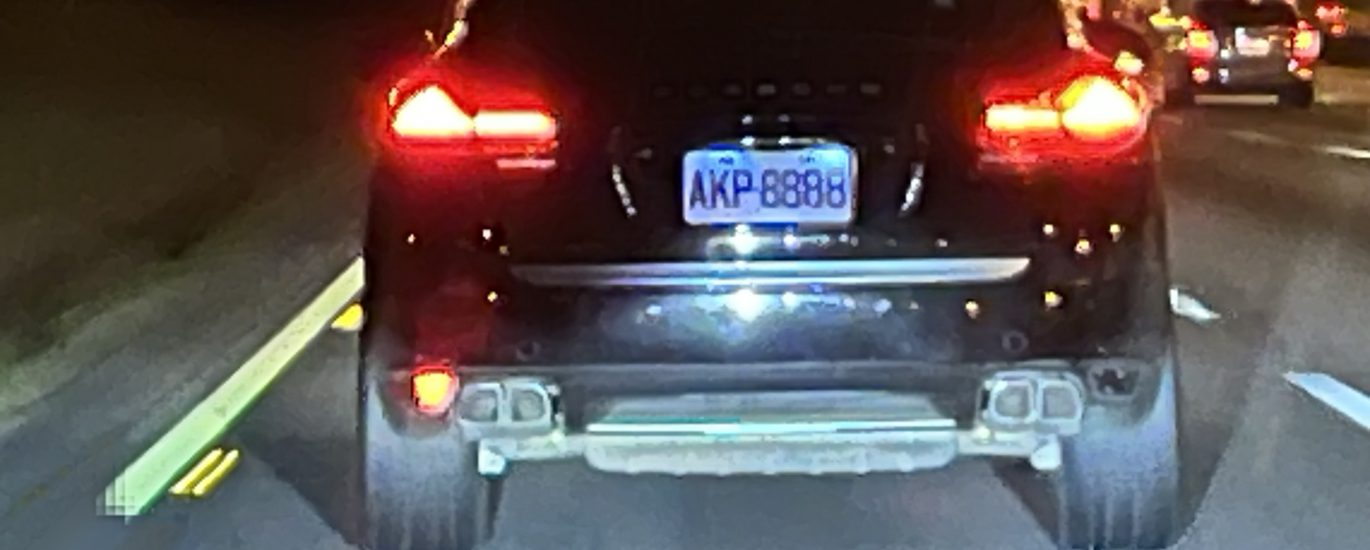
#> input picture test01.jpg, 1370 x 550 px
$ python ImgToText.py
#> lines starting #> are read from the running program, lines starting #| are printed output that depends on the picture; after the words box and inside, x2 and y2 are one past the last pixel; in counts of white or black regions, pixels touching at a corner belong together
# from PIL import Image
import matplotlib.pyplot as plot
import pytesseract
import numpy as np
import cv2

''' ====辨識原則====
1. 黑底白字,字型清晰
2. 字體最小12號字，也不可過大
3. 去除文字底線
4. 圖片解析度高於 300 DPI
5. 去除圖片光影
6. 最好二值化,去噪
===================='''

# 手動指定 tesseract.exe 路徑
pytesseract.pytesseract.tesseract_cmd = r"C:\Program Files\Tesseract-OCR\tesseract.exe"

''' pytesseract 其中重要的function:
1. image_to_string 回傳純文字串
2. image_to_data 傳回字串,bbox,level...等等訊息

image_to_data 參數:
image_to_data(image, lang=None, config='', nice=0, output_type=Output.STRING, timeout=0, pandas_config=None)
1. image 傳入圖片可以是 Pillow, opencv, numpy 圖片
2. lang 語言默認為英文(eng)，另有簡體中文(chi_sim)，繁體中文(chi_tra)...  等等
3. config 設定辨識模式,辨識白名單,辨識方式等等
4. 回傳數據類型，默認為string，output_type=pytesseract.Output.DICT 可以回傳dict格式
'''

# ===========讀取圖片
img = cv2.imread("test01.jpg")
#> img is the input picture: shape (550, 1370, 3); mean B, G, R 82.7, 83.2, 93

# =========== alpha => 對比， beta => 亮度
alpha = 0.5
beta = 0
adjusted = cv2.convertScaleAbs(img, alpha=alpha, beta=beta)
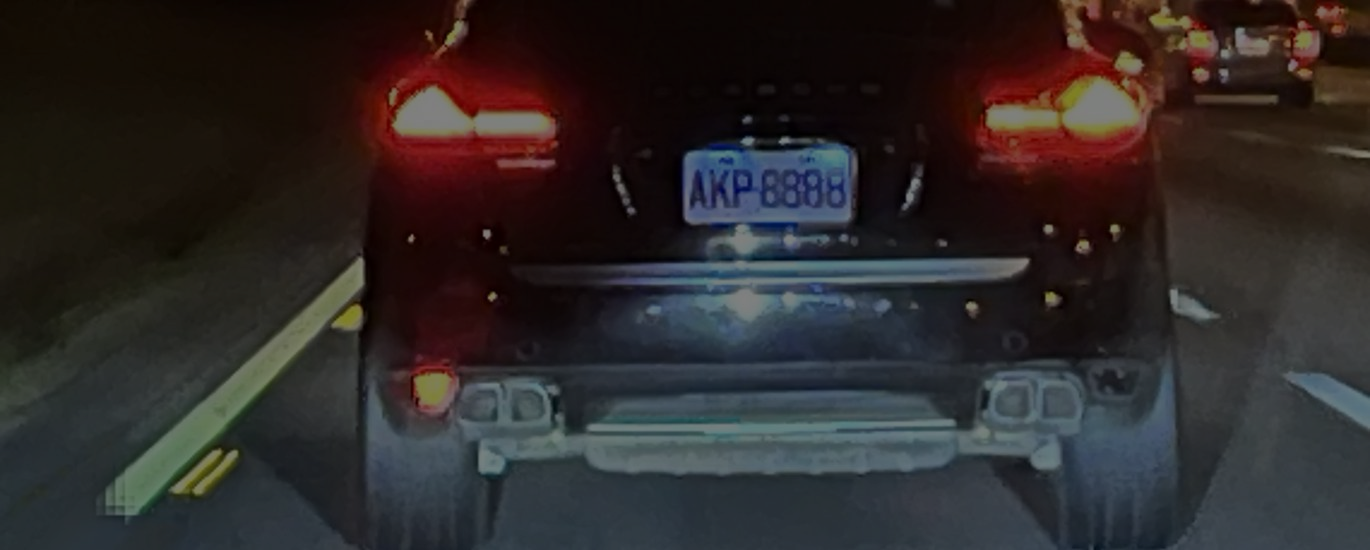
#> adjusted: shape (550, 1370, 3); mean B, G, R 41.3, 41.6, 46.5
# opencv 內並沒有字帶調整對比降噪的函數，因此使用纖性來提升對比,降低升高亮度
plot.imshow(cv2.cvtColor(adjusted, cv2.COLOR_BGR2RGB))  # OpenCV 預設是 BGR 需轉成 RGB
plot.axis("off")  # 隱藏座標軸
plot.show()
print('pic--1--adjusted')

# ==========轉成灰階 255白 - 0黑
img2 = cv2.cvtColor(adjusted, cv2.COLOR_RGB2GRAY)
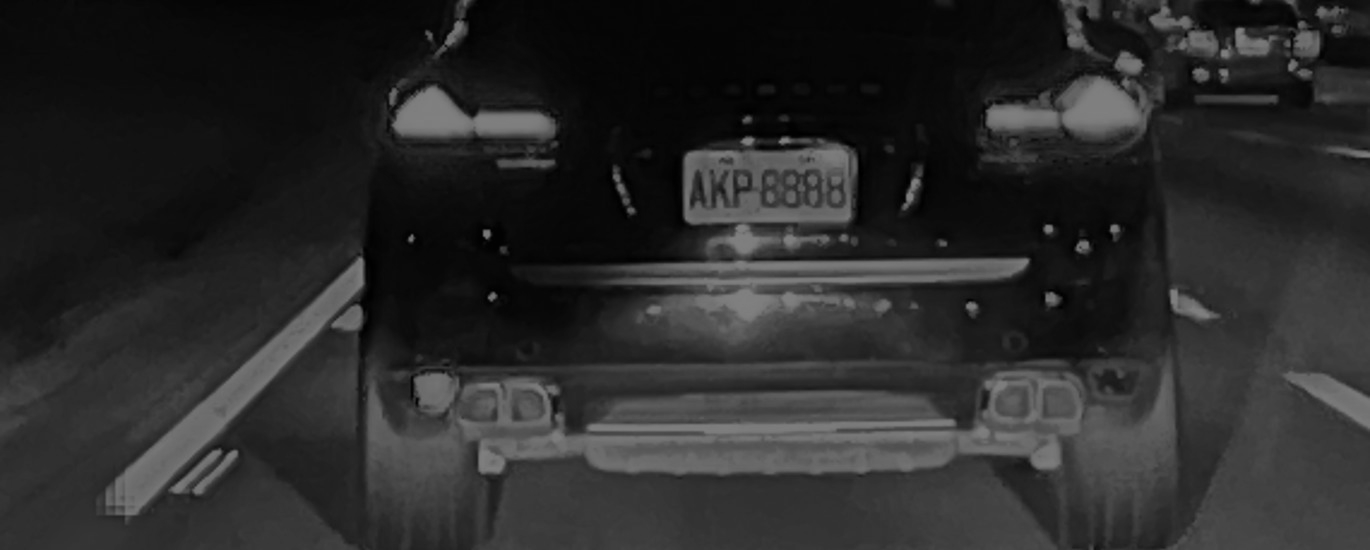
#> img2: shape (550, 1370); min 0, max 128, mean 42
plot.imshow(img2, cmap="gray")
plot.axis("off")  # 隱藏座標軸
plot.show()
print('pic--2--img2')

# ==========膨脹與腐蝕 去除黑白點
''' ===先膨脹再腐蝕的效果===
這種組合叫做「開運算」(Opening Operation)：
先膨脹，擴大目標物，連接斷裂區域。
再腐蝕，去除多餘雜訊，平滑邊界。
效果：有效去除雜訊、平滑邊界、修復小型間隙。
'''
kernel = np.ones((5, 5), np.uint8)
binary = cv2.dilate(img2, kernel, iterations=4) #膨脹
''' 膨脹:
擴大白色區域，減少黑色區域。
填補小孔洞，消除細小雜訊。
強化物件邊界，適用於需要連接斷開的區域。

cv2.dilate(src, kernel, iterations)
src => 輸入圖像
kernel => 結構元素（用於決定操作範圍）
iterations => 膨脹的次數，次數越多效果越明顯
'''
plot.imshow(binary, cmap="gray")
plot.axis("off")  # 隱藏座標軸
plot.show()
print('pic--2--binary')


binary = cv2.erode(binary, kernel, iterations=2) #腐蝕
''' 腐蝕:
縮小白色區域，擴大黑色區域。
去除細小噪點，消除孤立像素。
分割物件，適用於連接過於緊密的區域。
cv2.erode(src, kernel, iterations)
src => 輸入圖像
kernel => 結構元素（用於決定操作範圍）
iterations => 腐蝕的次數，次數越多效果越明顯
'''
plot.imshow(binary, cmap="gray")
plot.axis("off")  # 隱藏座標軸
plot.show()
print('pic--2--binary')


#  ==========抓線條
binary = cv2.adaptiveThreshold(binary, 255, cv2.ADAPTIVE_THRESH_GAUSSIAN_C,
                               cv2.THRESH_BINARY, 25, 2)
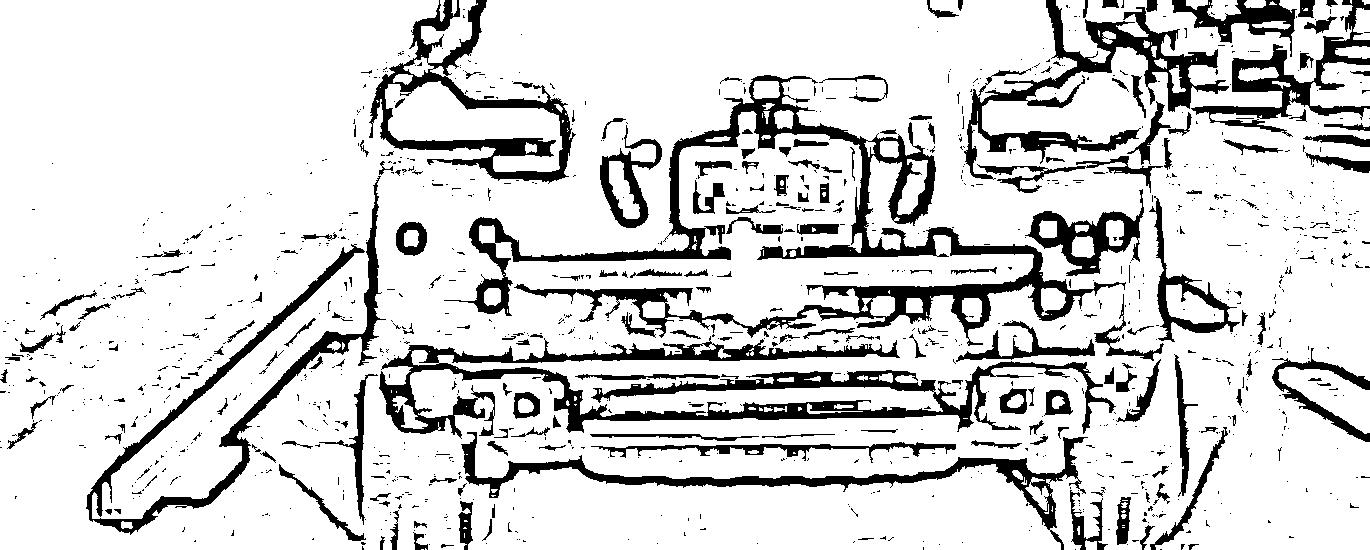
#> binary: shape (550, 1370); 83.8% white; 1202 black regions (985 under 20 px)

plot.imshow(binary, cmap="gray")
plot.axis("off")  # 隱藏座標軸
plot.show()
print('pic--2--binary')


#  ========== 模糊去雜訊
binary = cv2.GaussianBlur(binary, (5, 5), 1, 1)
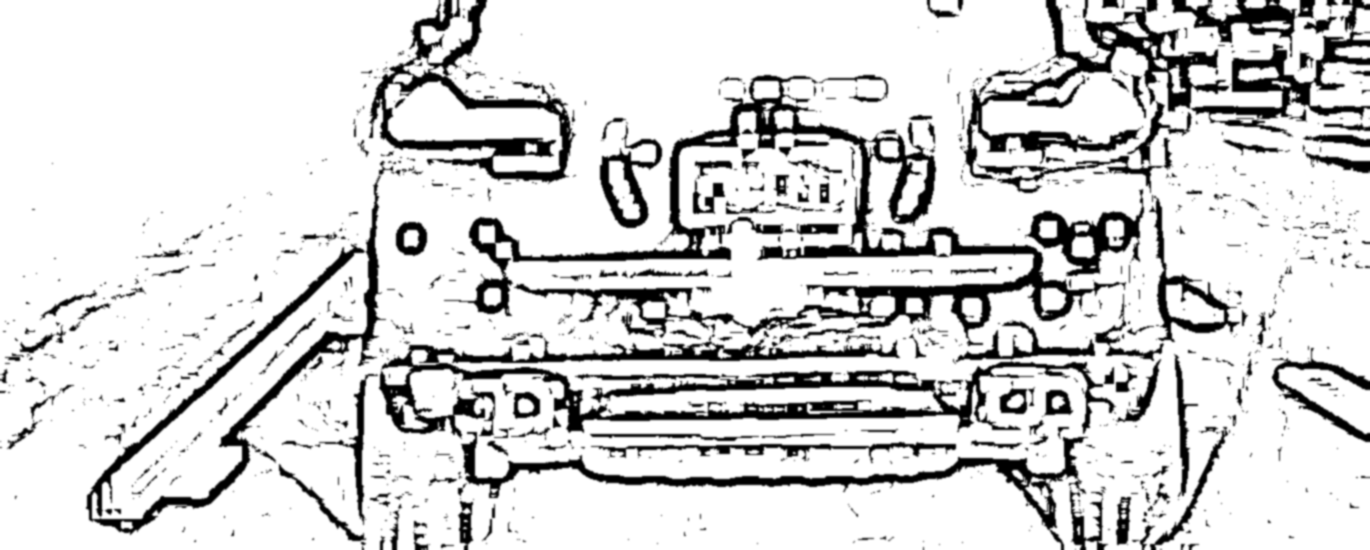
#> binary: shape (550, 1370); min 0, max 255, mean 213.8
plot.imshow(binary, cmap="gray")
plot.axis("off")  # 隱藏座標軸
plot.show()
print('pic--2--binary')
# 模糊去雜訊 GaussianBlur(image, (size, size), sigmaX, sigmaY) 高斯模糊
# src：輸入圖像（通常是灰階圖）
# ksize：高斯核的大小（寬, 高），必須是奇數，如 (3,3), (5,5), (7,7)
# sigmaX：X方向的標準差（數值越大模糊程度越高）
# sigmaY（可選）：Y方向的標準差，若設為 0，則會自動與 sigmaX 相同
# borderType（可選）：邊界處理方式，默認為 cv2.BORDER_DEFAULT

# ==========計算邊框
contour, hierarchy = cv2.findContours(binary, cv2.RETR_EXTERNAL, cv2.CHAIN_APPROX_SIMPLE)
#> contour = 1 contour; box (x1, y1, x2, y2) and area: (0, 0, 1370, 550) 747485
# 找出最外圈模式(cv2.RETR_EXTERNAL)，方法是與上下左右pixel作對比(cv2.CHAIN_APPROX_SIMPLE)
# 詳細還有其他的模式可運用
copy_img = img.copy()
for cnt in contour:
	# print(cv2.contourArea(cnt))
	if cv2.contourArea(cnt) > 500:
		x, y, w, h = cv2.boundingRect(cnt)
		cv2.rectangle(copy_img, (x, y), (x + w, y + h), (0, 255, 0), 2) #畫在原圖上
#> this loop made 1 pass
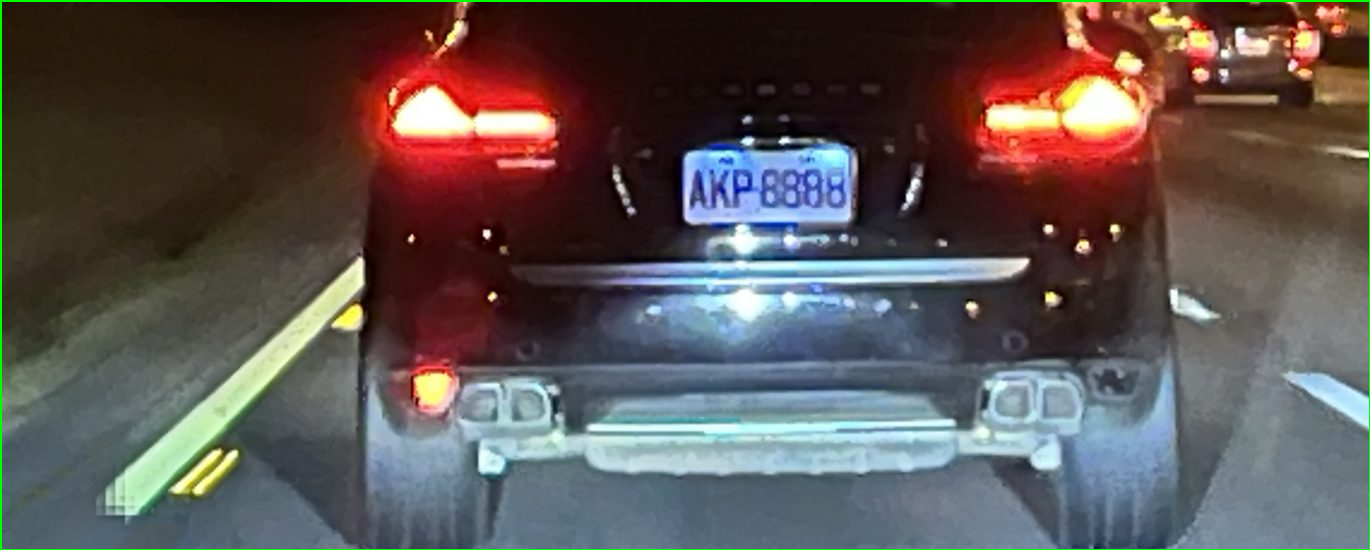
#> copy_img: shape (550, 1370, 3); 0.76% of pixels changed, all inside (x1, y1, x2, y2) = (0, 0, 1370, 550)
plot.imshow(copy_img)
plot.axis("off")  # 隱藏座標軸
plot.show()
print('pic--2--copy_img')

# ======== 找出最大邊框並切割
cnt = max(contour, key=len)
#> cnt = contour of 685 points, box (x1, y1, x2, y2) (0, 0, 1370, 550), area 747485
x, y, w, h = cv2.boundingRect(cnt)
crop_img = copy_img[y + 100 : y + h - 100, x + 200 : x + w - 250]
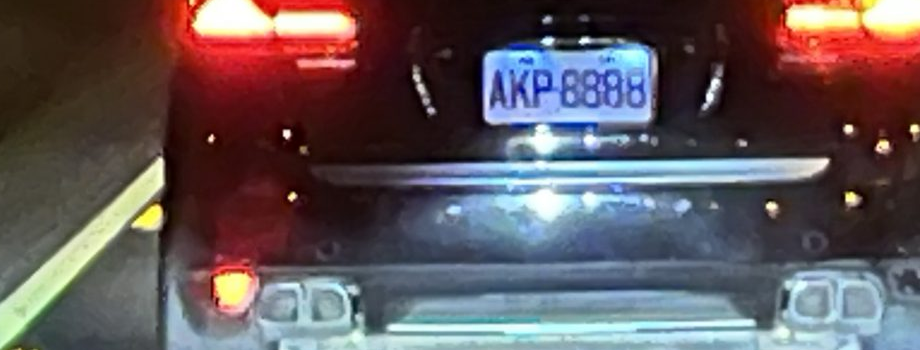
#> crop_img: shape (350, 920, 3); mean B, G, R 91.9, 87.9, 98.5
plot.imshow(crop_img, cmap="gray")
plot.axis("off")  # 隱藏座標軸
plot.show()
print('pic--2--copy_img')

#  ========= 改變圖片大小
#> (the run stopped early here; a loop or call above may not have finished)

$ run again, with test02.jpg copied over test01.jpg
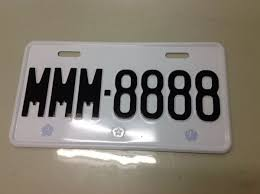
#> input picture test02.jpg, 260 x 194 px
#> img is the input picture: shape (194, 260, 3); mean B, G, R 113, 123.8, 130.5
#> `binary = cv2.GaussianBlur(binary, (5, 5), 1, 1)`:
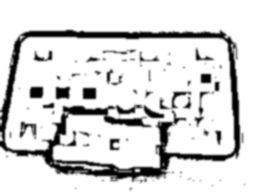
#> binary: shape (194, 260); min 0, max 255, mean 216.7
#> contour = 1 contour; box (x1, y1, x2, y2) and area: (0, 0, 260, 194) 49974
#> the loop `for cnt in contour:` made 1 pass
#> after the loop `for cnt in contour:`:
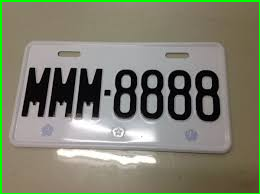
#> copy_img: shape (194, 260, 3); 2.68% of pixels changed, all inside (x1, y1, x2, y2) = (0, 0, 260, 194)
#> cnt = contour of 15 points, box (x1, y1, x2, y2) (0, 0, 260, 194), area 49974
#> crop_img = empty array
